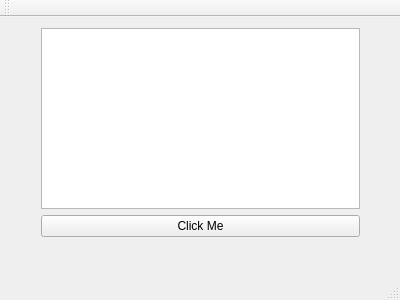
<?xml version="1.0" encoding="UTF-8"?>
<ui version="4.0">
 <class>MainWindow</class>
 <widget class="QMainWindow" name="MainWindow">
  <property name="geometry">
   <rect>
    <x>0</x>
    <y>0</y>
    <width>400</width>
    <height>300</height>
   </rect>
  </property>
  <property name="windowTitle">
   <string>MainWindow</string>
  </property>
  <widget class="QWidget" name="centralWidget">
   <widget class="QWidget" name="">
    <property name="geometry">
     <rect>
      <x>30</x>
      <y>0</y>
      <width>341</width>
      <height>231</height>
     </rect>
    </property>
    <layout class="QVBoxLayout" name="verticalLayout">
     <item>
      <widget class="QListWidget" name="listWidget"/>
     </item>
     <item>
      <widget class="QPushButton" name="pushButton">
       <property name="text">
        <string>Click Me</string>
       </property>
      </widget>
     </item>
    </layout>
   </widget>
  </widget>
  <widget class="QMenuBar" name="menuBar">
   <property name="geometry">
    <rect>
     <x>0</x>
     <y>0</y>
     <width>400</width>
     <height>26</height>
    </rect>
   </property>
  </widget>
  <widget class="QToolBar" name="mainToolBar">
   <attribute name="toolBarArea">
    <enum>TopToolBarArea</enum>
   </attribute>
   <attribute name="toolBarBreak">
    <bool>false</bool>
   </attribute>
  </widget>
  <widget class="QStatusBar" name="statusBar"/>
 </widget>
 <layoutdefault spacing="6" margin="11"/>
 <resources/>
 <connections/>
</ui>
